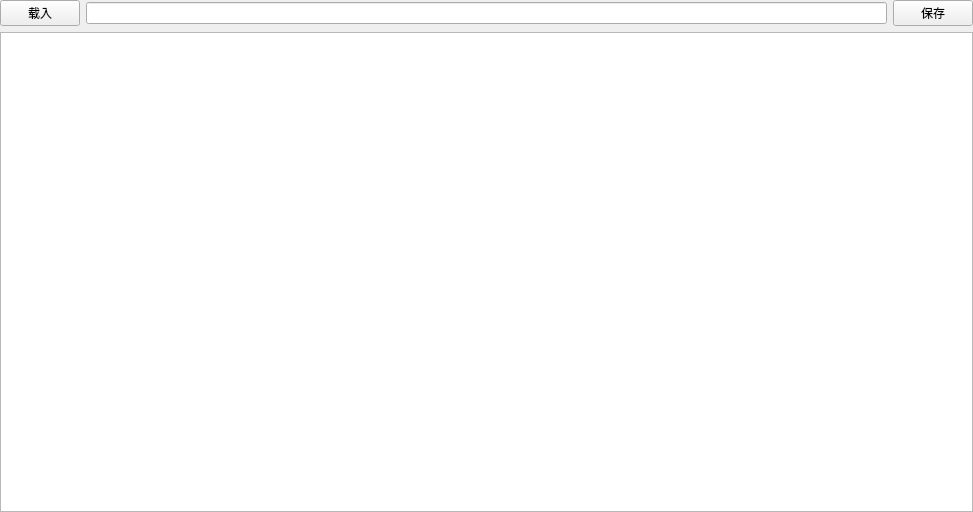
<?xml version="1.0" encoding="UTF-8"?>
<ui version="4.0">
 <class>Form</class>
 <widget class="QWidget" name="Form">
  <property name="geometry">
   <rect>
    <x>0</x>
    <y>0</y>
    <width>973</width>
    <height>512</height>
   </rect>
  </property>
  <property name="windowTitle">
   <string>Form</string>
  </property>
  <layout class="QVBoxLayout" name="verticalLayout_2">
   <property name="margin">
    <number>0</number>
   </property>
   <item>
    <layout class="QHBoxLayout" name="horizontalLayout">
     <item>
      <widget class="QPushButton" name="load_Button">
       <property name="text">
        <string>载入</string>
       </property>
      </widget>
     </item>
     <item>
      <widget class="QLineEdit" name="name_lineEdit"/>
     </item>
     <item>
      <widget class="QPushButton" name="save_Button">
       <property name="text">
        <string>保存</string>
       </property>
      </widget>
     </item>
    </layout>
   </item>
   <item>
    <widget class="QTextEdit" name="data_textEdit"/>
   </item>
  </layout>
 </widget>
 <resources/>
 <connections/>
</ui>
